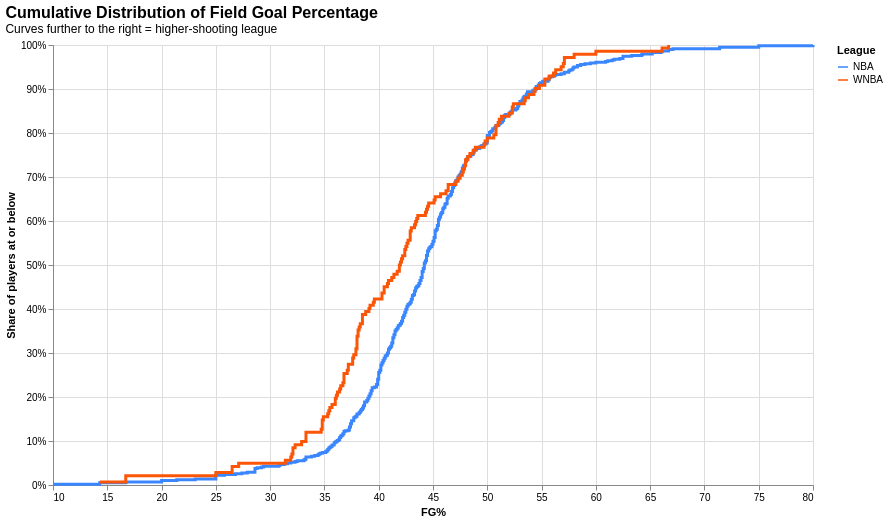

Notebook code cell kept with this figure:
### Markdown cell above
### 4. Field goal percentage — cumulative distribution

Although field goal attempts can indicate a more aggressive or fast paced playstyle, more attempts doesn't necessarily translate to more goals. If a goal is unsuccesfull, the player does not only fail a chance to score, the player also opens up an opportunity for the opposition to claim possesion over the ball. To better understand the decision making involved in the field goal attempts, we plot the field goal percentage, which is the percentage of the field goal attempts that resulted in a goal.

The WNBA shows more players with a below 45 percent field goal percentage than the NBA. A lower field goal percentage may indicate either strong defensive play, which forces low quality shots, or differences in offensive tactics such as pace or reliance on high difficulty attempts. As a result, the field goal percentage needs to be viewed alongside other distributions.

### Code cell
ecdf_data = combined[combined['FG%'].between(1, 99)][['FG%', 'League']].copy()

chart_ecdf = alt.Chart(ecdf_data).transform_window(
    cumulative_count='count()',
    sort=[{'field': 'FG%'}],
    groupby=['League'],
).transform_joinaggregate(
    total='count()',
    groupby=['League'],
).transform_calculate(
    cum_pct='datum.cumulative_count / datum.total',
).mark_line(strokeWidth=3, interpolate='step-after').encode(
    x=alt.X('FG%:Q', title='FG%'),
    y=alt.Y('cum_pct:Q', title='Share of players at or below',
            axis=alt.Axis(format='.0%')),
    color=alt.Color('League:N', scale=PALETTE_ECDF),
    tooltip=['League:N',
             alt.Tooltip('FG%:Q', format='.1f'),
             alt.Tooltip('cum_pct:Q', title='Share ≤', format='.1%')],
).properties(
    width=760, height=440,
    title=alt.TitleParams(
        'Cumulative Distribution of Field Goal Percentage',
        subtitle='Curves further to the right = higher-shooting league',
        anchor='start', fontSize=16,
    ),
).configure_view(stroke=None)

show_altair(chart_ecdf)

### Figure 1 — Vega-Lite specification as saved in the notebook (floating-point values rounded to 4 significant figures; data arrays with more than 128 entries replaced by an {"elided": "..."} marker saying what was removed)
{"config": {"view": {"continuousWidth": 300, "continuousHeight": 300, "stroke": null}}, "data": {"name": "data-329309d22134e4b2c69eb504bf2b7b79"}, "mark": {"type": "line", "interpolate": "step-after", "strokeWidth": 3}, "encoding": {"color": {"field": "League", "scale": {"domain": ["NBA", "WNBA"], "range": ["#3a86ff", "#fb5607"]}, "type": "nominal"}, "tooltip": [{"field": "League", "type": "nominal"}, {"field": "FG%", "format": ".1f", "type": "quantitative"}, {"field": "cum_pct", "format": ".1%", "title": "Share ≤", "type": "quantitative"}], "x": {"field": "FG%", "title": "FG%", "type": "quantitative"}, "y": {"axis": {"format": ".0%"}, "field": "cum_pct", "title": "Share of players at or below", "type": "quantitative"}}, "height": 440, "title": {"text": "Cumulative Distribution of Field Goal Percentage", "anchor": "start", "fontSize": 16, "subtitle": "Curves further to the right = higher-shooting league"}, "transform": [{"window": [{"op": "count", "as": "cumulative_count"}], "groupby": ["League"], "sort": [{"field": "FG%"}]}, {"joinaggregate": [{"op": "count", "as": "total"}], "groupby": ["League"]}, {"calculate": "datum.cumulative_count / datum.total", "as": "cum_pct"}], "width": 760, "$schema": "https://vega.github.io/schema/vega-lite/v6.4.1.json", "datasets": {"data-329309d22134e4b2c69eb504bf2b7b79": {"elided": "725 records"}}}
